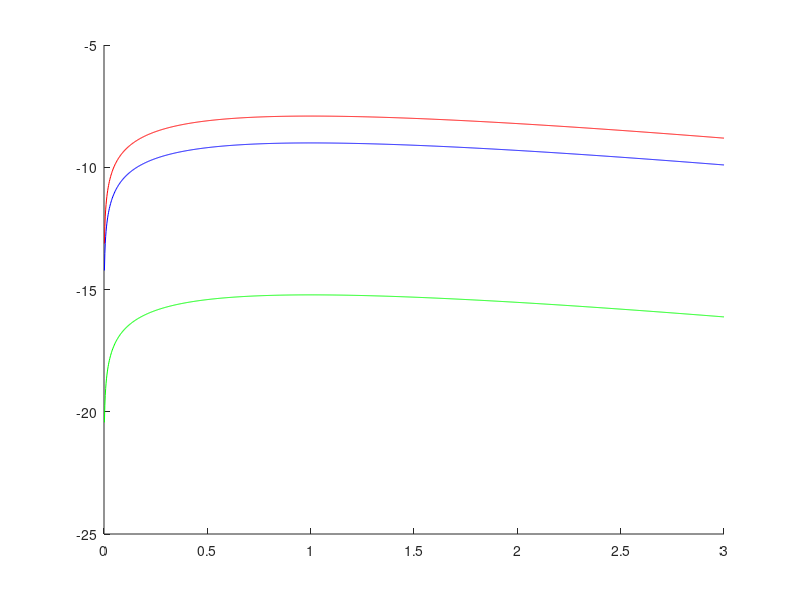

This chart was generated by the following MATLAB code:
clear all;
close all;
x0=0;
y0=1;
h=0.002;
x=0:h:3;
xK=0:h:3;
N=size(x,2);
y=zeros(1,N);
yK=zeros(1,N);
x(1)=x0;
y(1)=y0;
xK(1)=x0;
yK(1)=y0;
xK4(1)=x0;
yK4(1)=y0;
%% Euler
for i=1:N-1
x(i+1)=x(i)+h;
y(i+1)=y(i)+h*(-y(i));
end
%% Kutta 2
for i=1:N-1
xK(i+1)=xK(i)+h;
yK(i+1)=yK(i)+h*(-yK(i)/4-3/4*(yK(i)-h/2*4/3*yK(i)));
end
%% Kutta 4
for i=1:N-1
yK4(i+1)=yK4(i)+h/6*(-yK4(i)+2*yK4(i)*(h/2-1)-2*yK4(i)*(h/2-1)^2-(yK4(i)-h*yK4(i)*(h/2-1)^2));
end
y1=exp(-x);
% hold on
% plot(xK,yK,'Color','red');
% plot(x,y1);
% plot(xK,yK4,'Color','blue');
% hold off
hold on
plot(x,log(y1-y),'Color','red');%error Euler
plot(xK,log(y1-yK),'color','green');% error Kutta2
plot(x,log(yK4-y1),'Color','blue')%kutta 4
hold off
